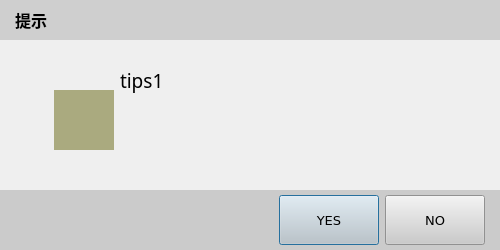
<?xml version="1.0" encoding="UTF-8"?>
<ui version="4.0">
 <class>frmessagebox</class>
 <widget class="QDialog" name="frmessagebox">
  <property name="geometry">
   <rect>
    <x>0</x>
    <y>0</y>
    <width>500</width>
    <height>250</height>
   </rect>
  </property>
  <property name="font">
   <font>
    <family>Verdana</family>
    <pointsize>10</pointsize>
   </font>
  </property>
  <property name="windowTitle">
   <string>提示</string>
  </property>
  <property name="styleSheet">
   <string notr="true"/>
  </property>
  <layout class="QVBoxLayout" name="verticalLayout">
   <property name="spacing">
    <number>0</number>
   </property>
   <property name="leftMargin">
    <number>0</number>
   </property>
   <property name="topMargin">
    <number>0</number>
   </property>
   <property name="rightMargin">
    <number>0</number>
   </property>
   <property name="bottomMargin">
    <number>0</number>
   </property>
   <item>
    <widget class="QWidget" name="widget" native="true">
     <property name="maximumSize">
      <size>
       <width>16777215</width>
       <height>40</height>
      </size>
     </property>
     <property name="styleSheet">
      <string notr="true">background-color: rgb(207, 207, 207);</string>
     </property>
     <layout class="QVBoxLayout" name="verticalLayout_2">
      <property name="spacing">
       <number>0</number>
      </property>
      <property name="leftMargin">
       <number>15</number>
      </property>
      <property name="topMargin">
       <number>0</number>
      </property>
      <property name="rightMargin">
       <number>15</number>
      </property>
      <property name="bottomMargin">
       <number>0</number>
      </property>
      <item>
       <layout class="QHBoxLayout" name="horizontalLayout_3">
        <item>
         <widget class="QLabel" name="lab_Title">
          <property name="minimumSize">
           <size>
            <width>80</width>
            <height>0</height>
           </size>
          </property>
          <property name="maximumSize">
           <size>
            <width>80</width>
            <height>16777215</height>
           </size>
          </property>
          <property name="font">
           <font>
            <family>Verdana</family>
            <pointsize>12</pointsize>
            <weight>75</weight>
            <bold>true</bold>
           </font>
          </property>
          <property name="styleSheet">
           <string notr="true"/>
          </property>
          <property name="text">
           <string>提示</string>
          </property>
         </widget>
        </item>
        <item>
         <spacer name="horizontalSpacer_2">
          <property name="orientation">
           <enum>Qt::Horizontal</enum>
          </property>
          <property name="sizeHint" stdset="0">
           <size>
            <width>40</width>
            <height>20</height>
           </size>
          </property>
         </spacer>
        </item>
        <item>
         <widget class="QLabel" name="m_timeLabel">
          <property name="minimumSize">
           <size>
            <width>350</width>
            <height>0</height>
           </size>
          </property>
          <property name="font">
           <font>
            <family>Verdana</family>
            <pointsize>12</pointsize>
            <weight>75</weight>
            <bold>true</bold>
           </font>
          </property>
          <property name="styleSheet">
           <string notr="true"/>
          </property>
          <property name="text">
           <string/>
          </property>
          <property name="alignment">
           <set>Qt::AlignRight|Qt::AlignTrailing|Qt::AlignVCenter</set>
          </property>
         </widget>
        </item>
       </layout>
      </item>
     </layout>
    </widget>
   </item>
   <item>
    <widget class="QWidget" name="widget_2" native="true">
     <property name="minimumSize">
      <size>
       <width>280</width>
       <height>0</height>
      </size>
     </property>
     <property name="styleSheet">
      <string notr="true"/>
     </property>
     <layout class="QHBoxLayout" name="horizontalLayout_4">
      <item>
       <layout class="QHBoxLayout" name="horizontalLayout_2">
        <property name="leftMargin">
         <number>5</number>
        </property>
        <item>
         <spacer name="horizontalSpacer_3">
          <property name="orientation">
           <enum>Qt::Horizontal</enum>
          </property>
          <property name="sizeType">
           <enum>QSizePolicy::Minimum</enum>
          </property>
          <property name="sizeHint" stdset="0">
           <size>
            <width>40</width>
            <height>20</height>
           </size>
          </property>
         </spacer>
        </item>
        <item>
         <widget class="QLabel" name="labIcoMain">
          <property name="minimumSize">
           <size>
            <width>60</width>
            <height>60</height>
           </size>
          </property>
          <property name="maximumSize">
           <size>
            <width>50</width>
            <height>50</height>
           </size>
          </property>
          <property name="styleSheet">
           <string notr="true">background-color: rgb(170, 170, 127);</string>
          </property>
          <property name="text">
           <string/>
          </property>
         </widget>
        </item>
        <item>
         <layout class="QVBoxLayout" name="verticalLayout_4">
          <item>
           <widget class="QLabel" name="m_msgLabel">
            <property name="minimumSize">
             <size>
              <width>0</width>
              <height>0</height>
             </size>
            </property>
            <property name="font">
             <font>
              <family>微软雅黑</family>
              <pointsize>14</pointsize>
              <weight>9</weight>
              <italic>false</italic>
              <bold>false</bold>
             </font>
            </property>
            <property name="styleSheet">
             <string notr="true">
;
font: 75 14pt &quot;微软雅黑&quot;;</string>
            </property>
            <property name="text">
             <string>tips1</string>
            </property>
           </widget>
          </item>
          <item>
           <widget class="QLabel" name="lab_context">
            <property name="minimumSize">
             <size>
              <width>0</width>
              <height>0</height>
             </size>
            </property>
            <property name="font">
             <font>
              <family>微软雅黑</family>
              <pointsize>14</pointsize>
              <weight>9</weight>
              <italic>false</italic>
              <bold>false</bold>
             </font>
            </property>
            <property name="styleSheet">
             <string notr="true">
;
font: 75 14pt &quot;微软雅黑&quot;;</string>
            </property>
            <property name="text">
             <string/>
            </property>
            <property name="alignment">
             <set>Qt::AlignCenter</set>
            </property>
           </widget>
          </item>
         </layout>
        </item>
       </layout>
      </item>
     </layout>
    </widget>
   </item>
   <item>
    <widget class="QWidget" name="widget_3" native="true">
     <property name="maximumSize">
      <size>
       <width>16777215</width>
       <height>60</height>
      </size>
     </property>
     <property name="styleSheet">
      <string notr="true">background-color: rgb(203, 203, 203);</string>
     </property>
     <layout class="QVBoxLayout" name="verticalLayout_3">
      <property name="leftMargin">
       <number>0</number>
      </property>
      <property name="topMargin">
       <number>0</number>
      </property>
      <property name="rightMargin">
       <number>15</number>
      </property>
      <property name="bottomMargin">
       <number>0</number>
      </property>
      <item>
       <layout class="QHBoxLayout" name="horizontalLayout">
        <property name="leftMargin">
         <number>0</number>
        </property>
        <property name="topMargin">
         <number>5</number>
        </property>
        <property name="bottomMargin">
         <number>5</number>
        </property>
        <item>
         <spacer name="horizontalSpacer">
          <property name="orientation">
           <enum>Qt::Horizontal</enum>
          </property>
          <property name="sizeHint" stdset="0">
           <size>
            <width>40</width>
            <height>20</height>
           </size>
          </property>
         </spacer>
        </item>
        <item>
         <widget class="QPushButton" name="m_yesBtn">
          <property name="sizePolicy">
           <sizepolicy hsizetype="Minimum" vsizetype="Expanding">
            <horstretch>0</horstretch>
            <verstretch>45</verstretch>
           </sizepolicy>
          </property>
          <property name="minimumSize">
           <size>
            <width>100</width>
            <height>50</height>
           </size>
          </property>
          <property name="font">
           <font>
            <family>Verdana</family>
            <pointsize>10</pointsize>
           </font>
          </property>
          <property name="styleSheet">
           <string notr="true">QPushButton:hover{background-color:white; color: black;}
</string>
          </property>
          <property name="text">
           <string>YES</string>
          </property>
         </widget>
        </item>
        <item>
         <widget class="QPushButton" name="m_noBtn">
          <property name="sizePolicy">
           <sizepolicy hsizetype="Minimum" vsizetype="Expanding">
            <horstretch>0</horstretch>
            <verstretch>45</verstretch>
           </sizepolicy>
          </property>
          <property name="minimumSize">
           <size>
            <width>100</width>
            <height>50</height>
           </size>
          </property>
          <property name="font">
           <font>
            <family>Verdana</family>
            <pointsize>10</pointsize>
           </font>
          </property>
          <property name="styleSheet">
           <string notr="true">QPushButton:hover{background-color:white; color: black;}</string>
          </property>
          <property name="text">
           <string>NO</string>
          </property>
         </widget>
        </item>
       </layout>
      </item>
     </layout>
    </widget>
   </item>
  </layout>
 </widget>
 <resources/>
 <connections/>
</ui>
